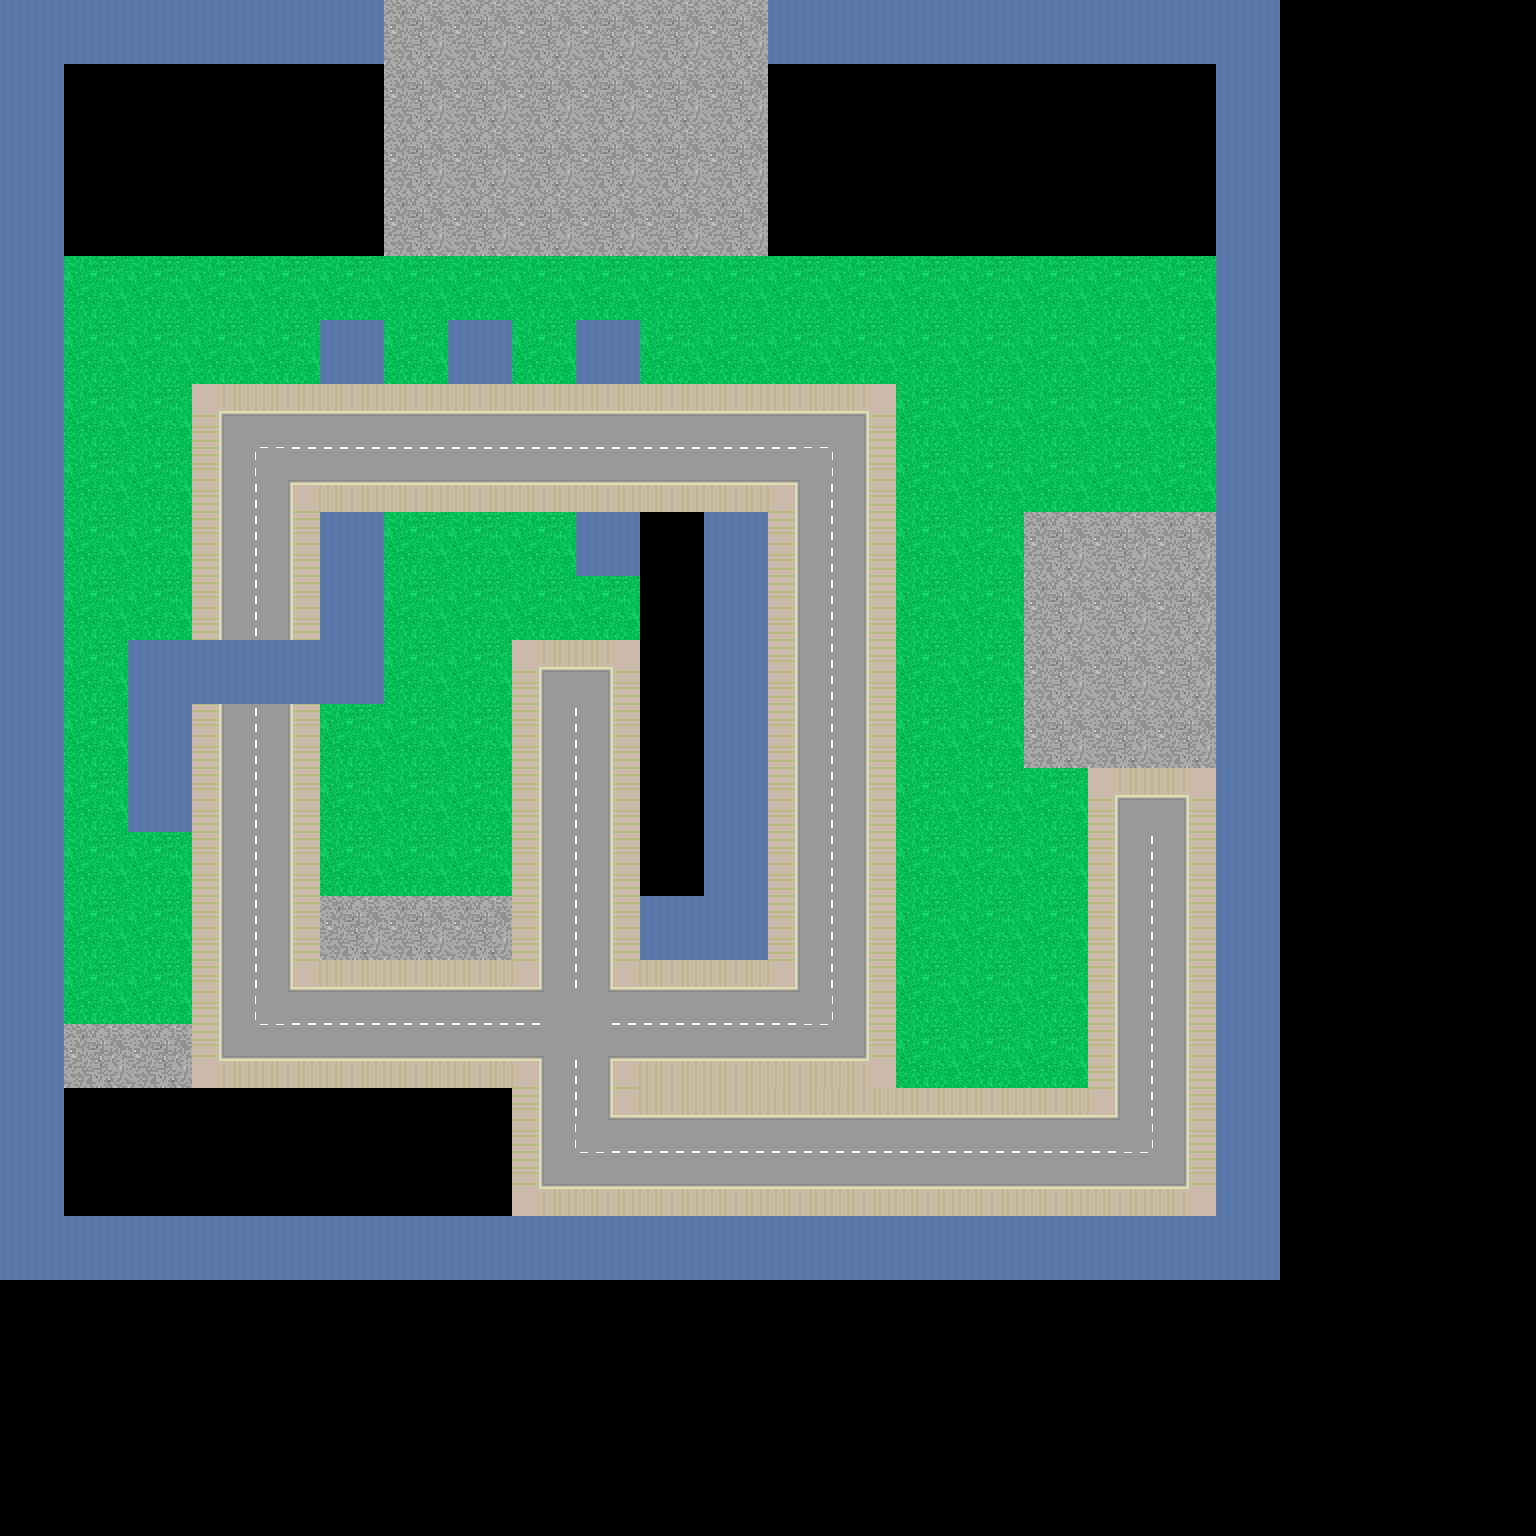

Below is a game level as drawn by its tile map, then a one-line description and the .tmx file that defines it, in full:
An orthogonal 24x24 tile map with 64x64 px tiles, 2 tile layers (Tile Layer 1, Tile Layer 4).

<map version="1.4" tiledversion="1.4.3" orientation="orthogonal" renderorder="left-down" width="24" height="24" tilewidth="64" tileheight="64" infinite="0" nextlayerid="5" nextobjectid="1">
 <tileset firstgid="1" name="tiles-64x64" tilewidth="64" tileheight="64" tilecount="20" columns="5">
  <image source="tiles-64x64.png" width="320" height="256" />
 </tileset>
 <layer id="1" name="Tile Layer 1" width="24" height="24">
  <data encoding="csv">
3,5,3,5,3,3,5,5,5,5,5,5,3,3,3,3,3,3,3,3,0,0,0,0,
3,0,0,0,0,0,5,5,5,5,5,5,0,0,0,0,0,0,0,3,0,0,0,0,
3,0,0,0,0,0,5,5,5,5,5,5,0,0,0,0,0,0,0,3,0,0,0,0,
3,0,0,0,0,0,5,5,5,5,5,5,0,0,0,0,0,0,0,3,0,0,0,0,
3,2,2,2,2,2,2,2,2,2,2,2,2,2,2,2,2,2,2,3,0,0,0,0,
3,2,2,2,2,5,2,3,2,3,2,2,2,2,2,2,2,2,2,3,0,0,0,0,
3,2,2,1610612737,3758096390,3758096390,3758096390,3758096390,3758096390,1610612742,3758096390,3758096390,1610612742,1,2,2,2,2,2,3,0,0,0,0,
3,2,2,2147483654,7,2684354566,2684354566,2684354566,2684354566,2684354566,2684354566,2684354566,2147483655,1073741830,2,2,2,2,2,3,0,0,0,0,
3,2,2,2147483654,6,3,2,2,2,3,0,5,3221225478,1073741830,2,2,5,5,5,3,0,0,0,0,
3,2,2,2147483654,6,3,2,2,2,2,0,3,3221225478,1073741830,2,2,5,5,5,3,0,0,0,0,
3,2,3,2147483654,6,3,2,2,2147483649,1,0,3,3221225478,1073741830,2,2,5,5,5,3,0,0,0,0,
3,2,3,2147483654,6,2,2,2,2147483654,6,0,3,3221225478,1073741830,2,2,5,5,5,3,0,0,0,0,
3,2,3,2147483654,6,2,2,2,2147483654,6,0,3,3221225478,1073741830,2,2,2,2147483649,1,3,0,0,0,0,
3,2,2,2147483654,6,2,2,2,2147483654,6,0,5,3221225478,1073741830,2,2,2,2147483654,6,3,0,0,0,0,
3,2,2,2147483654,6,3,3,3,2147483654,6,5,5,3221225478,1073741830,2,2,2,2147483654,6,3,0,0,0,0,
3,2,2,2147483654,1073741831,1610612742,1610612742,1610612742,3758096391,1610612743,1610612742,1610612742,3221225479,6,2,2,2,2147483654,6,3,0,0,0,0,
3,3,3,3221225473,536870918,536870918,536870918,536870918,2147483655,7,536870918,536870918,2684354566,2684354561,2,2,2,2147483654,6,3,0,0,0,0,
3,0,0,0,0,0,0,0,3221225478,1610612743,1610612742,1610612742,1610612742,1610612742,1610612742,1610612742,1610612742,3221225479,6,3,0,0,0,0,
3,0,0,0,0,0,0,0,3221225473,2684354566,2684354566,2684354566,2684354566,2684354566,2684354566,2684354566,2684354566,2684354566,2684354561,3,0,0,0,0,
3,3,3,3,3,3,3,3,5,5,5,5,5,5,5,5,5,5,5,3,0,0,0,0,
0,0,0,0,0,0,0,0,0,0,0,0,0,0,0,0,0,0,0,0,0,0,0,0,
0,0,0,0,0,0,0,0,0,0,0,0,0,0,0,0,0,0,0,0,0,0,0,0,
0,0,0,0,0,0,0,0,0,0,0,0,0,0,0,0,0,0,0,0,0,0,0,0,
0,0,0,0,0,0,0,0,0,0,0,0,0,0,0,0,0,0,0,0,0,0,0,0
</data>
 </layer>
 <layer id="2" name="Tile Layer 4" width="24" height="24">
  <data encoding="csv">
8,8,8,8,8,8,10,10,10,10,10,10,8,8,8,8,8,8,8,8,0,0,0,0,
8,0,0,0,0,0,10,10,10,10,10,10,0,0,0,0,0,0,0,8,0,0,0,0,
8,0,0,0,0,0,10,10,10,10,10,10,0,0,0,0,0,0,0,8,0,0,0,0,
8,0,0,0,0,0,10,10,10,10,10,10,0,0,0,0,0,0,0,8,0,0,0,0,
8,0,0,0,0,0,0,0,0,0,0,0,0,0,0,0,0,0,0,8,0,0,0,0,
8,0,0,0,0,8,0,8,0,8,0,0,0,0,0,0,0,0,0,8,0,0,0,0,
8,0,0,0,0,0,0,0,0,0,0,0,0,0,0,0,0,0,0,8,0,0,0,0,
8,0,0,0,0,0,0,0,0,0,0,0,0,0,0,0,0,0,0,8,0,0,0,0,
8,0,0,0,0,8,0,0,0,8,0,8,0,0,0,0,10,10,10,8,0,0,0,0,
8,0,0,0,0,8,0,0,0,0,0,8,0,0,0,0,10,10,10,8,0,0,0,0,
8,0,8,8,8,8,0,0,0,0,0,8,0,0,0,0,10,10,10,8,0,0,0,0,
8,0,8,0,0,0,0,0,0,0,0,8,0,0,0,0,10,10,10,8,0,0,0,0,
8,0,8,0,0,0,0,0,0,0,0,8,0,0,0,0,0,0,0,8,0,0,0,0,
8,0,0,0,0,0,0,0,0,0,0,8,0,0,0,0,0,0,0,8,0,0,0,0,
8,0,0,0,0,10,10,10,0,0,8,8,0,0,0,0,0,0,0,8,0,0,0,0,
8,0,0,0,0,0,0,0,0,0,0,0,0,0,0,0,0,0,0,8,0,0,0,0,
8,10,10,0,0,0,0,0,0,0,0,0,0,0,0,0,0,0,0,8,0,0,0,0,
8,0,0,0,0,0,0,0,0,0,0,0,0,0,0,0,0,0,0,8,0,0,0,0,
8,0,0,0,0,0,0,0,0,0,0,0,0,0,0,0,0,0,0,8,0,0,0,0,
8,8,8,8,8,8,8,8,8,8,8,8,8,8,8,8,8,8,8,8,0,0,0,0,
0,0,0,0,0,0,0,0,0,0,0,0,0,0,0,0,0,0,0,0,0,0,0,0,
0,0,0,0,0,0,0,0,0,0,0,0,0,0,0,0,0,0,0,0,0,0,0,0,
0,0,0,0,0,0,0,0,0,0,0,0,0,0,0,0,0,0,0,0,0,0,0,0,
0,0,0,0,0,0,0,0,0,0,0,0,0,0,0,0,0,0,0,0,0,0,0,0
</data>
 </layer>
</map>
